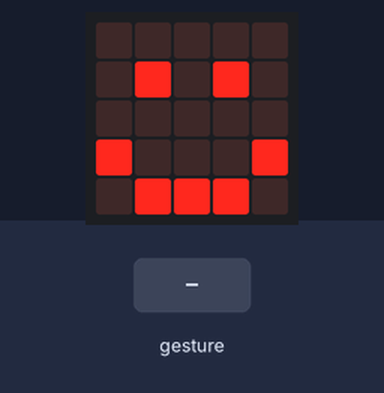
The program below on a simulated BBC micro:bit running MicroPython. Shown: the board's 5×5 LED display. The test bench sets the inputs (shaded band). A tilt is held for 1.5 s and a shake lasts 1 s, then the board lies face up again.

Above: at 1.2 s.
1.3 s: gesture 'shake'
At 1.8 s:
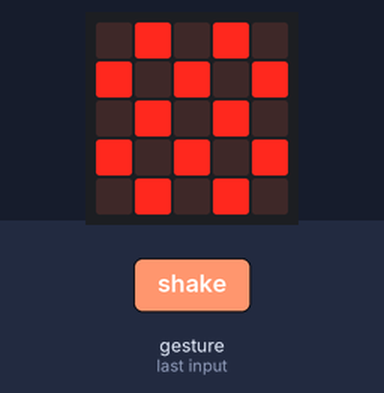
3.9 s: gesture 'left'
At 4.9 s:
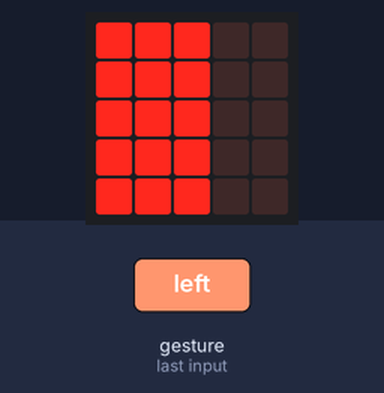
6.9 s: gesture 'up'
At 8.2 s:
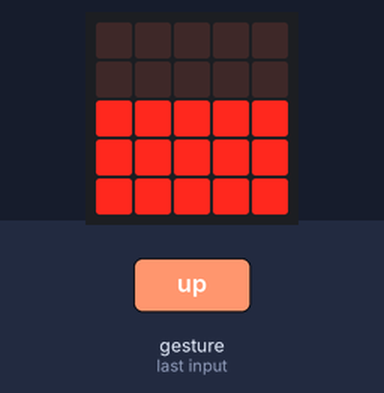
Timing chart, 0 to 9.9 s (numbered marks = the images above; inputs shaded):
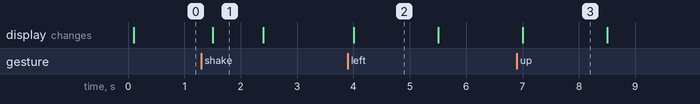

The program:

Flowing_sand.py
```python
from microbit import *
import microbit

up = Image("00000:"
           "00000:"
           "99999:"
           "99999:"
           "99999")

down = Image("99999:"
             "99999:"
             "99999:"
             "00000:"
             "00000")

left = Image("99900:"
             "99900:"
             "99900:"
             "99900:"
             "99900")

right = Image("00999:"
              "00999:"
              "00999:"
              "00999:"
              "00999")

while True:
    gesture = accelerometer.current_gesture()
    if gesture == "face up":
        display.show(Image.HAPPY)
    elif gesture == "shake":
        display.show(Image.CHESSBOARD)
    elif gesture == "up":
        display.show(up)
    elif gesture == "down":
        display.show(down)
    elif gesture == "left":
        display.show(left)
    elif gesture == "right":
        display.show(right)
```

Measured:
- after the input at 1.3 s, the display: changes after 0.20 s (image 1)
- after the input at 3.9 s, the display: changes after 0.10 s (image 2)
- after the input at 6.9 s, the display: changes after 0.10 s (image 3)
- what the display in image 1 shows lasts 0.9 s, from 1.5 s to 2.4 s
- what the display in image 2 shows lasts 1.5 s, from 4.0 s to 5.5 s
